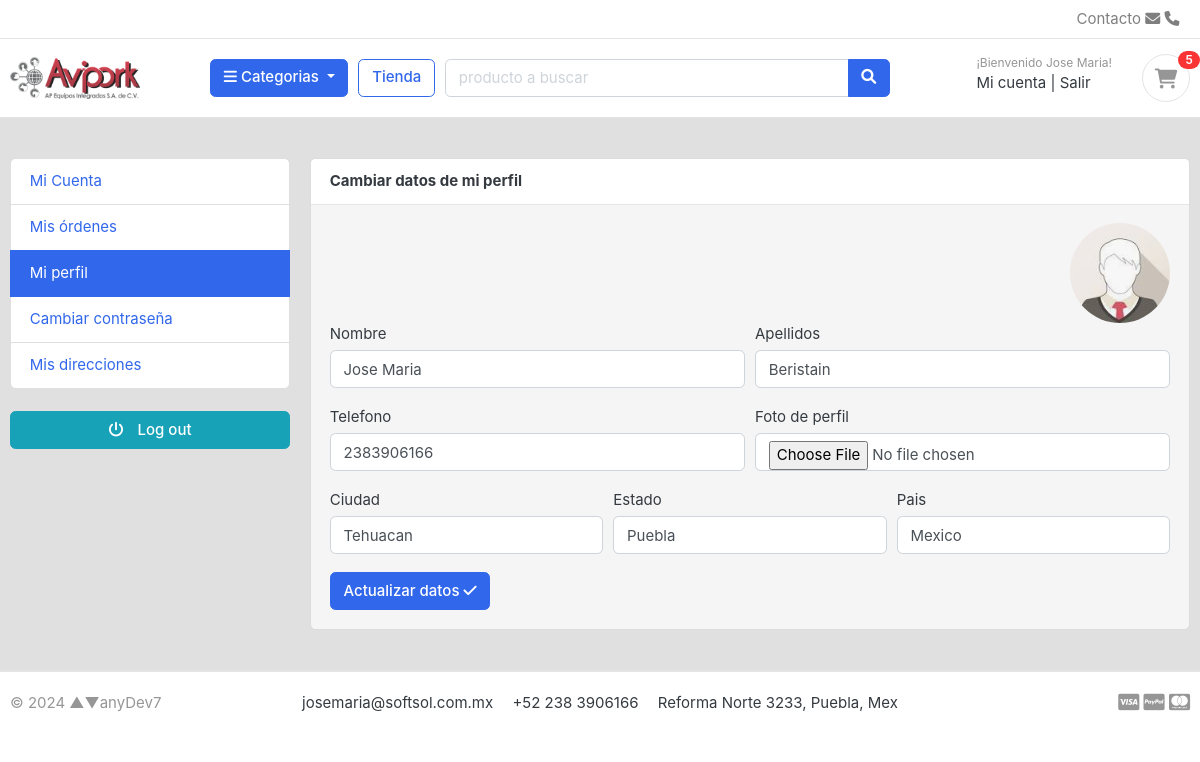
Page /account/edit-profile/ (signed in) on the committed database.
### account/models.py (models this page shows, shortened)
class Account(AbstractBaseUser):
    first_name = models.CharField('Nombre(s)', max_length=50)
    last_name = models.CharField('Apellidos', max_length=50)
    username = models.CharField(max_length=100, unique=True)
    email = models.EmailField('Email', max_length=100, unique=True)
    phone = models.CharField('Teléfono', max_length=50)
    city = models.CharField('Ciudad', max_length=50, default="")
    state = models.CharField('Estado', max_length=50, default="")
    country = models.CharField('Pais', max_length=50, default="")
    joined_at = models.DateTimeField(auto_now_add=True)
    last_login = models.DateTimeField(auto_now=True)
    is_admin = models.BooleanField(default=False)
    is_staff = models.BooleanField(default=False)
    is_active = models.BooleanField(default=False)
    is_superadmin = models.BooleanField(default=False)
    USERNAME_FIELD = 'email'
    REQUIRED_FIELDS = ['username', 'first_name', 'last_name']
    objects = MyAccountManager() # la clase del modelo que declaramos al inicio
    class Meta:
        verbose_name = 'cuenta de usuario'
        verbose_name_plural = 'cuentas de usuario'
    def full_name(self): #https://stackoverflow.com/questions/2892999/verbose-name-for-a-models-method
        return f"{self.first_name} {self.last_name}"
    full_name.short_description = 'Usuario'

class UserProfile(models.Model):
    user = models.OneToOneField(Account, verbose_name="Usuario", on_delete=models.CASCADE)
    picture = models.ImageField("Foto de Perfil", blank=True, upload_to='user_profile') # dentro del directorio de media en raíz del proyecto
    class Meta:
        verbose_name = 'perfil de usuario'
        verbose_name_plural = 'perfiles de usuario'

### account/views.py (the view)
# urls.py: path('edit-profile/',views.edit_profile, name="edit_profile"),
@login_required(login_url='login')
def edit_profile(request):
    userprofile = get_object_or_404(UserProfile, user_id=request.user.id)
    if request.method == 'POST':
        user_form = UserForm(request.POST, instance=request.user) # 'instance' es para editar la instancia que ya existe
        profile_form = UserProfileForm(request.POST, request.FILES, instance=userprofile)
        if user_form.is_valid() and profile_form.is_valid():
            user_form.save()
            profile_form.save()
            messages.success(request, 'Tu datos de perfil se actualizaron.')
            return redirect('edit_profile')
    else:
        user_form = UserForm(instance=request.user) # 'instance' es para editar la instancia que ya existe
        profile_form = UserProfileForm(instance=userprofile)
        context = {
            'user_form': user_form,
            'profile_form': profile_form,
            'userprofile': userprofile,
        }
        return render(request, 'account/edit_profile.html', context)

### account/forms.py
class UserForm(forms.ModelForm):
    class Meta:
        model = Account
        fields = ('first_name', 'last_name', 'phone', 'city', 'state', 'country')
    def __init__(self, *args, **kwargs):
        super(UserForm, self).__init__(*args, **kwargs)
        for x in self.fields:
            self.fields[x].widget.attrs['class'] = 'form-control'

class UserProfileForm(forms.ModelForm):
    picture = forms.ImageField(required=False, error_messages={'invalid':("Solo archivos de imagen")}, widget=forms.FileInput)
    class Meta:
        model = UserProfile
        fields = ('picture',)
    def __init__(self, *args, **kwargs):
        super(UserProfileForm, self).__init__(*args, **kwargs)
        for x in self.fields:
            self.fields[x].widget.attrs['class'] = 'form-control'

### category/context_processors.py (called while the page is built)
def menu_cat_links(request):
    links = Category.objects.all()
    return dict(cat_links=links)

def menu_subcat_links(request):
    links = SubCategory.objects.all()
    return dict(subcat_links=links)

### category/models.py (called while the page is built)
    def get_url(self):
        return reverse('prod_by_cat', args=[self.slug,None,"s"]) # Solo funciona para el filtrado por subcategoria

### ecart/context_processors.py (called while the page is built)
def counter(request):
    count = 0
    if 'admin' in request.path:
        return {}
    else:
        try:                    # filter: 'fetch' todos los que cumplen con la condición
            if request.user.is_authenticated:
                cart_items = CartItem.objects.all().filter(user=request.user)
            else:
                cart = Cart.objects.filter(cart_id=_cart_id(request))
                cart_items = CartItem.objects.all().filter(cart=cart[:1])
            for item in cart_items:
                count += item.quantity
        except Cart.DoesNotExist:
            count = 0
        return dict(cart_count=count)

### mainapp/templates/account/edit_profile.html (shortened to what this page needs)
{% extends "mainapp/layout.html" %}
{% load static %}
{% block content %}
<section class="section-conten padding-y bg" style="background: #e0e0e0;">
    <div class="container">
        <div class="row">
        {% include "mainapp/includes/dashboard_sidebar.html" %}
        <main class="col-md-9">
            <article class="card" style="background: #f5f5f5">
            <header class="card-header">
                <strong class="d-inline-block mr-3">Cambiar datos de mi perfil</strong>
            </header>
            <div class="card-body">
                <div class="text-right">
                    <img src="{{userprofile.picture.url}}" alt="Foto de perfil" width="100" style="border-radius:50px; text-align:right;">
                </div>
                <div class="row">
                    <div class="col-md-12">
                        <form action=" {% url "edit_profile" %} " method="POST" enctype="multipart/form-data">
                            <div class="form-row">
                                <div class="form-group col-md-6">
                                    <label for="">Nombre</label>
                                    {{user_form.first_name}}
                                </div>
                                <div class="form-group col-md-6">
                                    <label for="">Apellidos</label>
                                    {{user_form.last_name}}
                                </div>
                            </div>
                            <div class="form-row">
                                <div class="form-group col-md-6">
                                    <label for="">Telefono</label>
                                    {{user_form.phone}}
                                </div>
                                <div class="form-group col-md-6">
                                    <label for="">Foto de perfil</label>
                                    {{profile_form.picture}}
                                </div>
                            </div>
                            <div class="form-row">
                                <div class="form-group col-md-4">
                                    <label for="">Ciudad</label>
                                    {{user_form.city}}
                                </div>
                                <div class="form-group col-md-4">
                                    <label for="">Estado</label>
                                    {{user_form.state}}
                                </div>
                                <div class="form-group col-md-4">
                                    <label for="">Pais</label>
                                    {{user_form.country}}
                                </div>
                            </div>
                            <button type="submit" class="btn btn-primary"> <span>Actualizar datos</span> <i class="fa fa-check"></i> </button>
                        </form>
                    </div>
                </div>
            </div>
            </article>
        </main>
    </div>
    </div>
    </section>
{% endblock content %}

### mainapp/templates/mainapp/includes/navbar.html (shortened to what this page needs)
{% load static %}
<header class="section-header">
    <nav class="navbar p-md-0 navbar-expand-sm navbar-light border-bottom">
    <div class="container">
      <div class="collapse navbar-collapse" id="navbarTop4">
        <ul class="navbar-nav mr-auto">
            <li class="nav-item dropdown">
                 <a href="#" class="nav-link"></a>
            </li>
            <li class="nav-item dropdown">
                <a href="#" class="nav-link"></a>
            </li>
        </ul>
        <ul class="navbar-nav">
            <li><a href="#" class="nav-link">Contacto <i class="fa fa-envelope"></i> <i class="fa fa-phone"></i></a></li>
        </ul>
      </div>
    </div>
    </nav>
    <section class="header-main border-bottom">
        <div class="container">
    <div class="row align-items-center">
        <div class="col-lg-2 col-md-3 col-6">
            <a href=" {% url "home" %} " class="brand-wrap">
                <img class="logo" src=" {% static "./images/logo-avipork.png" %} ">
            </a>
        </div>
        <div class="col-lg col-sm col-md col-6 flex-grow-0">
            <div class="category-wrap dropdown d-inline-block float-right">
                <button type="button" class="btn btn-primary dropdown-toggle" data-toggle="dropdown">
                    <i class="fa fa-bars"></i> Categorias
                </button>
            </div>
        </div>
        <a href="{% url "store" %}" class="btn btn-outline-primary">Tienda</a>
        <div class="col-lg  col-md-6 col-sm-12 col">
            <form action="{% url "search" %} " class="search"method="GET">
                <div class="input-group w-100">
                    <input type="text" class="form-control" style="width:60%;" placeholder="producto a buscar" name="keyword">
                    <div class="input-group-append">
                      <button class="btn btn-primary" type="submit">
                        <i class="fa fa-search"></i>
                      </button>
                    </div>
                </div>
            </form>
        </div>
        <div class="col-lg-3 col-sm-6 col-8 order-2 order-lg-3">
                    <div class="d-flex justify-content-end mb-3 mb-lg-0">
                        {% if user.id is None %}
                        <div class="widget-header">
                            <small class="title text-muted">¡Bienvenido como invitado!</small>
                            <div>
                                <a href="{% url 'login' %}">Ingresa</a> <span class="dark-transp"> | </span>
                                <a href="{% url "register" %}"> Crea tu cuenta</a>
                            </div>
                        </div>
                        <a href="{% url "ecart" %}" class="widget-header pl-3 ml-3">
                            <div class="icon icon-sm rounded-circle border"><i class="fa fa-shopping-cart"></i></div>
                            <span class="badge badge-pill badge-danger notify">{{cart_count}}</span>
                        </a>
                        {% else %}
                        <div class="widget-header">
                            <small class="title text-muted">¡Bienvenido {{user.first_name}}!</small>
                            <div>
                                <a href="{% url 'dashboard' %}">Mi cuenta</a> <span class="dark-transp"> | </span>
                                <a href="{% url 'logout' %}"> Salir</a>
                            </div>
                        </div>
                        <a href="{% url "ecart" %}" class="widget-header pl-3 ml-3">
                            <div class="icon icon-sm rounded-circle border"><i class="fa fa-shopping-cart"></i></div>
                            <span class="badge badge-pill badge-danger notify">{{cart_count}}</span>
                        </a>
                        {% endif %}
                    </div>
                </div>
    </div>
        </div>
    </section>
</header>

### mainapp/static/css/ui.css (style rules this page uses)
html { font-family: "Inter", sans-serif; font-size: 15px; }
.icon-xs, .icon-sm, .icon-md, .icon-lg { display: inline-block; text-align: center; flex-shrink: 0; flex-grow: 0; }
.icon-sm { width: 48px; height: 48px; line-height: 48px !important; font-size: 20px; }
.padding-y { padding-top: 40px; padding-bottom: 40px; }
article:after, .form-group:after { display: block; clear: both; content: ""; }
.bg { background-color: #f8f9fa; }
.header-main { position: relative; padding-top: 1rem; padding-bottom: 1rem; }
.brand-wrap .logo, .navbar-brand .logo { margin-right: 7px; max-height: 42px; display: inline-block; }
.widget-header { display: inline-block; vertical-align: middle; position: relative; }
.widget-header a { color: #343a40; }
.widget-header i { color: #969696; }
.widget-header .title { display: block; }
.widget-header .notify { position: absolute; top: -3px; right: -10px; }
.notify { position: absolute; top: -4px; right: -10px; display: inline-block; padding: 0.25em 0.6em; font-size: 12px; line-height: 1; text-align: center; border-radius: 3rem; color: #fff; background-color: #fa3434; }

### rows in the picture
Account: first_name "Jose Maria", last_name "Beristain", phone "2383906166", city "Tehuacan", state "Puebla", country "Mexico"
UserProfile: picture (picture)

### other values in the picture
{{ cart_count }} "5"
